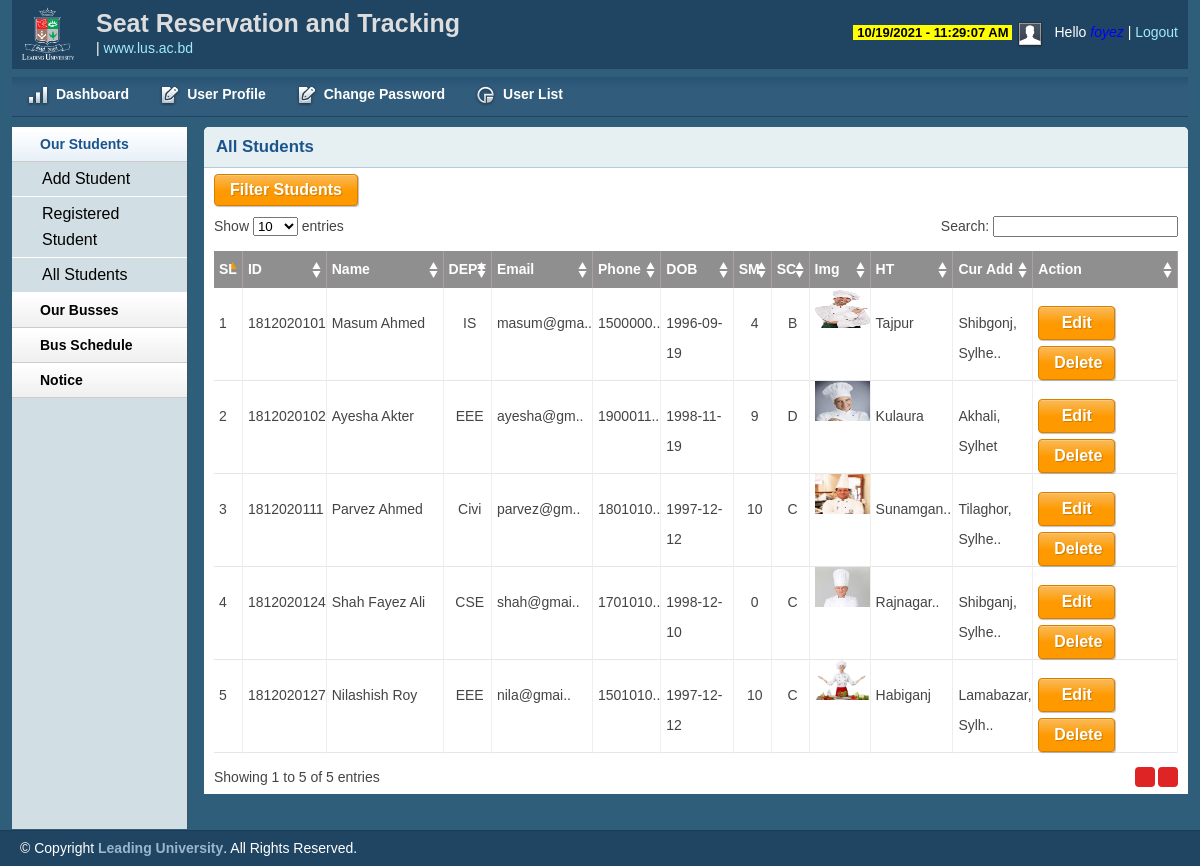
The page /admin/studentslistAll.php (signed in) on the database its author committed.
### tables this page shows
CREATE TABLE `tbl_allstudents` (
  `sl` int(255) NOT NULL,
  `id` int(255) NOT NULL,
  `studentName` varchar(255) NOT NULL,
  `dept` varchar(255) NOT NULL,
  `email` varchar(255) NOT NULL,
  `phone` int(255) NOT NULL,
  `dob` date NOT NULL,
  `semester` int(55) NOT NULL,
  `section` varchar(55) NOT NULL,
  `img` varchar(255) NOT NULL,
  `hometown` varchar(255) NOT NULL,
  `current_address` varchar(255) NOT NULL
);

### lib/Session.php (called while the page is built, shortened)
<?php
class Session{
	public static function get($key){
		 if(isset($_SESSION[$key])){
		 	return $_SESSION[$key];
		 }else{
		 	return false;
		 }
	}
}
?>

### classes/Student.php (called while the page is built, shortened)
<?php
	$filepath= realpath(dirname(__FILE__));
	include_once ($filepath.'/../lib/Database.php');
	include_once ($filepath.'/../helpers/Format.php');
?>
<?php
	class Student{
		private $db;
		public function __construct(){
			$this->db=new Database();
		}
		public function studentList(){
			$query="select * from tbl_allstudents ORDER BY id ASC";
			$result=$this->db->select($query);
			return $result;
		}
	}
?>

### lib/Database.php (called while the page is built, shortened)
<?php
Class Database{
	public $host   = DB_HOST;
	public $user   = DB_USER;
	public $pass   = DB_PASS;
	public $dbname = DB_NAME;
	public $link;
	private function connectDB(){
	$this->link = new mysqli($this->host, $this->user, $this->pass, $this->dbname);
 }
	public function select($query){
		$result = $this->link->query($query) or die($this->link->error.__LINE__);
		if($result->num_rows > 0){
			return $result;
		} else {
			return false;
		}
	}
}

### helpers/Format.php (called while the page is built, shortened)
<?php
class Format{
	public function textShorten($text, $limit){
		if(strlen($text)>$limit){
			$text = $text. " ";
			$text = substr($text, 0, $limit);
			$text = $text."..";
		}
		return $text;
	}
	}
?>

### admin/studentslistAll.php (the view, shortened to what this page needs)
<?php include 'inc/header.php';?>
<?php include 'inc/sidebar.php';?>
<?php
    $student=new Student();
    $format=new Format();
    $userid=Session::get('id');
    $role=Session::get('role');
?>
<div class="grid_10">
    <div class="box round first grid">
        <h2>All Students</h2>
    <?php
        if(!isset($filter)){
    ?>
        <form action="" method="post">
            <input class='btn' type="submit" name="filter" Value="Filter Students"/>
        </form>
    <?php }?>
        <div class="block">
            <form action="" method="post" enctype="multipart/form-data">
            <?php
                if(!isset($filter) || (isset($filList) && $filList=='1')){
            ?>
                <table class="data display datatable" id="example">
                    <thead>
                        <tr>
                            <th width='1%'>SL</th>
                            <th width='7%'>ID</th>
                            <th width='13%'>Name</th>
                             <th width='5%'>DEPT</th>
                            <th width='3%'>Email</th>
                            <th width='3%'>Phone</th>
                            <th width='8%'>DOB</th>
                            <th width='4%'>SM</th>
                            <th width='4%'>SC</th>
                            <th width='4%'>Img</th>
                            <th width='9'>HT</th>
                            <th width='19'>Cur Add</th>
                           <th width='16%'>Action</th>
                        </tr>
                    </thead>
                    <tbody>
                        <?php
                            $i=0;
                            if(!isset($filList)){
                                $alStudent=$student->studentList();
                            }elseif(isset($filList) && $filList =='1'){
                                $alStudent= $allStudentListFilter;
                            }
                            if($alStudent){
                                    while($result=$alStudent->fetch_assoc()){
                                        $i++;
                        ?>
                        <tr class="odd gradeX">
                            <td><?php echo $i;?></td>
                            <td><?php echo $result['id'];?></td>
                            <td><?php echo $format->textShorten($result['studentName'], '15');?></td>
                            <td style='text-align: center;'><?php echo $result['dept'];?></td>
                            <td><?php echo $format->textShorten($result['email'], '9');?></td>
                            <td><?php echo $format->textShorten($result['phone'], '7');?></td>
                            <td><?php echo $result['dob'];?></td>
                            <td style='text-align: center;'><?php echo $result['semester'];?></td>
                            <td style='text-align: center;'><?php echo $result['section'];?></td>
                            <td ><img style="height: 40px; width: 55px;" src="<?php echo $result['img'];?>"/></td>
                            <td><?php echo $format->textShorten($result['hometown'], '8');?></td>
                            <td><?php echo $format->textShorten($result['current_address'], '15');?></td>
                        <?php
                            if($role=='StudentAdmin' || $role=='Admin' || $userid=='1001'){?>
                            <td>
                                <a style="width: 45px; text-align:center;" class='btn' href="studenteditAll.php?editid=<?php echo $result['id'];?>">Edit</a>
                                <a style="width: 45px; text-align:center;" class='btn' onclick="return confirm('Are you sure?')" href="?delid=<?php echo $result['id'];?>">Delete</a>
                            </td>
                        <?php }else{ ?>
                           <td style="text-align:center;">
                               <a class='btn' style="background-color: #ef4545">Resticted</a>
                           </td>
                        <?php }?>
                        </tr>
                    <?php } }?>
                    </tbody>
                </table>
            <?php } ?>
            </form>
        </div>
    </div>
</div>
<?php include 'inc/footer.php';?>

### admin/inc/header.php (shortened to what this page needs)
<?php
    include '../lib/Session.php';
?>
<?php
    include '../lib/Database.php';
    include '../helpers/Format.php';
?>
<?php
    $role=Session::get('role');
?>
<!DOCTYPE html>
<html>
<head>
    <link rel="stylesheet" type="text/css" href="css/reset.css" media="screen" />
    <link rel="stylesheet" type="text/css" href="css/text.css" media="screen" />
    <link rel="stylesheet" type="text/css" href="css/grid.css" media="screen" />
    <link rel="stylesheet" type="text/css" href="css/layouts.css" media="screen" />
    <link rel="stylesheet" type="text/css" href="css/nav.css" media="screen" />
    <link href="css/table/demo_page.css" rel="stylesheet" type="text/css" />
</head>
<body>
    <div class="container_12">
        <div class="grid_12 header-repeat">
            <div id="branding">
                <div class="floatleft logo">
                    <img src="img/lg2.png" alt="Logo" />
				</div>
				<div class="floatleft middle">
					<h1>Seat Reservation and Tracking</h1>
					<a href="https://www.lus.ac.bd/">www.lus.ac.bd</a>
				</div>
                <div class="floatright">
                    <div class='floatleft' style='margin: right: 5px;'>
                        <span id='ct7'></span>
                    </div>
                    <div class="floatleft">
                        <img src="img/img-profile.jpg" alt="Profile Pic" />
                    </div>
                    <div class="floatleft marginleft10">
                        <ul class="inline-ul floatleft">
                            <li >Hello <span style="color: blue; font-style: italic;"><?php echo Session::get('username')?></span></li>
                            <li><a href="?action=logout">Logout</a></li>
                        </ul>
                    </div>
                </div>
            </div>
        </div>
        <div class="grid_12">
            <ul class="nav main">
                <li class="ic-dashboard"><a href="dashboard.php"><span>Dashboard</span></a> </li>
                <li class="ic-form-style"><a href="profile.php"><span>User Profile</span></a></li>
                <li class="ic-form-style"><a href="changepassword.php"><span>Change Password</span></a></li>
         <?php
            if(Session::get('role')=='Admin' && Session::get('userid')=='1001'){ ?>
                <li class="ic-charts"><a href="adduser.php"><span>Add User</span></a></li>
                <li class="ic-charts"><a href="userlist.php"><span>User List</span></a></li>
         <?php }else{?>
                <li class="ic-charts"><a href="userlist.php"><span>User List</span></a></li>
         <?php }?>
            </ul>
        </div>

### admin/inc/sidebar.php (shortened to what this page needs)
<div class="grid_2">
    <div class="box sidemenu">
        <div class="block" id="section-menu">
            <ul class="section menu">
                <li><a class="menuitem">Our Students</a>
                    <ul class="submenu">
                <?php
                    if($role=='StudentAdmin' || $role=='Admin' || $userid=='1001'){?>
                        <li><a href="studentadd.php">Add Student</a> </li>
                <?php }?>
                        <li><a href="studentslistReg.php">Registered Student</a> </li>
                        <li><a href="studentslistAll.php">All Students</a> </li>
                    </ul>
                </li>
               <li><a class="menuitem">Our Busses</a>
                </li>
                 <li><a class="menuitem">Bus Schedule</a>
                </li>
				<li><a class="menuitem">Notice</a>
                </li>
            </ul>
        </div>
    </div>
</div>

### admin/inc/footer.php (shortened to what this page needs)
</div>
    <div id="site_info">
        <p>
         &copy; Copyright <a href="https://www.lus.ac.bd/">Leading University</a>. All Rights Reserved.
        </p>
    </div>
</body>
</html>

### admin/css/layouts.css (style rules this page uses)
body { background: #fff none repeat scroll 0 0; color: #444; font-size: 14px; padding: 0; }
.floatleft { float:left; }
.logo img { margin-top: -15px; width: 52px; }
.middle { margin-left: 22px; margin-top: -14px; }
.middle h1 { color:#ddd;margin:0 }
.floatright { float:right; }
.inline-ul li { display:inline; color:#fff; }
.marginleft10 { margin-left:10px; }
a { color: #000; font-weight:bold; text-decoration: none; }
.container_12, .container_16 { background:#2E5E79; }
h1, h2, h3, h4, h5, h6 { line-height:1.2em; margin-bottom:.3em; }
h2 { margin-top:1em; }
#branding { font-weight: normal; margin-bottom: 0; padding: 22px 10px 3px; text-align: left; }
.header-repeat { background:url(../img/header-repeat.jpg) repeat-x; }
#branding a { color:#A1EAFF; font-weight:normal; }
#branding a:before { content:" | "; color:#fff; }
#branding ul, #branding ul li { margin:0px; padding:0px; }
#branding li { padding:0px 0px 0px 0px !important; }
.box { background:#fff; margin-bottom:20px; padding:10px 10px 10px 10px; margin-left:-8px; }
.box.grid { padding-bottom:40px; }
.box.round { -moz-border-radius: 5px 5px 0px 0px; -webkit-border-radius: 5px 5px 0px 0px; border-radius: 5px 5px 0px 0px; }
.box h2 { font-size:1.2em; font-weight:bold; color:#1B548D; background:#E6F0F3; margin:-10px -10px 0 -10px; padding:10px 12px; border-bottom:1px solid #B3CBD6; -moz-border-radius: 5px 5px 0px 0px; -webkit-border-radius: 5px 5px 0px 0px; border-radius: 5px 5px 0px 0px; }
.box.first { min-height: 406px; }
.block { padding-top:10px; }
.box.sidemenu { background-color:#D1DEE4; border-right:1px solid #3A5665; padding:0px; margin:0px; cursor:pointer; }
.box.sidemenu .block { padding-top:0px; margin-top:0px; }
p { margin-bottom:1em; }
ul, ol { padding-top:0; }
ul.menu { list-style:none; border-top:1px solid #bbb; }
ul.menu li { margin:0; }
ul.menu li a { display:block; padding:4px 10px; border-bottom:1px solid #ccc; }
ul.menu ul { list-style:none; margin:0; }
ul.menu ul li a { padding-left:30px; }
ul.section { border-top:0; margin-bottom:0; }
ul.section li a { background:url(../img/sidemenu-repeat.jpg) repeat-x; line-height:26px; padding-left:28px; }
ul.section li li a { background:#ddd; border-bottom:1px solid #eee; }
ul.section ul li { text-transform:none; }
ul.section ul.current li a { background: #cdcbde00 none repeat scroll 0 0; border-bottom: 1px solid #fff; font-size: 16px; font-weight: normal; }
ul.section li a.current { color:#1B548D; background:url(../img/sidemenu-repeat-hover.jpg) repeat-x; }
#site_info { color:#fff; background:#204562; border-top:1px solid #1d3b53; padding-left:20px; }
#site_info p { line-height:35px; margin-bottom:0px; }
#site_info a { color:#9ab6cc; }
.block { padding-bottom:1px; }
table.display { margin: 0 auto; clear: both; width: 100%; }
table.display th { border-right: 1px solid #ada19f; }
.sorting_asc { background: #8f8f8f url(../img/table/sort_asc.png) no-repeat center right; padding:8px 5px; text-align:left; color:#fff; }
.sorting { background:#8f8f8f url(../img/table/sort_both.png) no-repeat center right; padding:8px 5px; text-align:left; color:#fff; }
tr.odd { height: 30px; line-height: 30px; border-bottom:1px solid #e6e6e6; }
tr.even { height: 30px; line-height: 30px; border-bottom:1px solid #e6e6e6; }
tr.odd td, tr.even td { padding-left:5px; border-right:1px solid #eeeeee; }
.btn, .btn-icon, .btn-mini { background-repeat: repeat-x; color: #FFF; font-weight: bold; display: inline-block; text-decoration: none; border-width: 1px; border-style: solid; padding: 0 15px 4px; *padding: 0 7px 4px; margin: 0; text-shadow: 1px 1px 1px rgba(0,0,0,.2); -moz-box-shadow: 1px 1px 1px rgba(0,0,0,.25); -webkit-box-shadow: 1px 1px 1px rgba(0,0,0,.25); -moz-border-radius: 4px; -webkit-border-radius: 4px; filter: progid:DXImageTransform.Microsoft.Shadow(color=#999999,direction=135,strength=2); cursor: pointer; position: relative; }
.btn, .btn-icon { background-position: 0 -80px; font-size: 12px; height: 32px; line-height: 29px; }
a.btn, a.btn-icon { height: 32px; line-height: 32px; padding-bottom: 0; }
.btn, .btn-icon, .btn-mini, .btn:visited, .btn-icon:visited, .btn-mini:visited { background-image: url(../img/bg-lite.png); background-color: #F90; border-color: #D58000; color: #FFF; }

### admin/inc/header.php (style rules this page uses)
#ct7 { background-color: #FFFF00; font-size: 13px; font-weight: bold; color: black; padding-left: 4px; padding-right: 4px; margin-right: 5px; }

### admin/studentslistAll.php (style rules this page uses)
.btn { margin-top: 6px; font-size:16px; font-color: white; }

### rows shown on the page
tbl_allstudents: id "1812020101", studentName "Masum Ahmed", dept "IS", email "masum@gma..", phone "1500000..", dob "1996-09-19", semester "4", section "B", img (picture), hometown "Tajpur", current_address "Shibgonj, Sylhe.."
tbl_allstudents: id "1812020102", studentName "Ayesha Akter", dept "EEE", email "ayesha@gm..", phone "1900011..", dob "1998-11-19", semester "9", section "D", img (picture), hometown "Kulaura", current_address "Akhali, Sylhet"
tbl_allstudents: id "1812020111", studentName "Parvez Ahmed", dept "Civi", email "parvez@gm..", phone "1801010..", dob "1997-12-12", semester "10", section "C", img (picture), hometown "Sunamgan..", current_address "Tilaghor, Sylhe.."
tbl_allstudents: id "1812020124", studentName "Shah Fayez Ali", dept "CSE", email "shah@gmai..", phone "1701010..", dob "1998-12-10", semester "0", section "C", img (picture), hometown "Rajnagar..", current_address "Shibganj, Sylhe.."
tbl_allstudents: id "1812020127", studentName "Nilashish Roy", dept "EEE", email "nila@gmai..", phone "1501010..", dob "1997-12-12", semester "10", section "C", img (picture), hometown "Habiganj", current_address "Lamabazar, Sylh.."

### other values the page prints
Session::get('username') "foyez"
